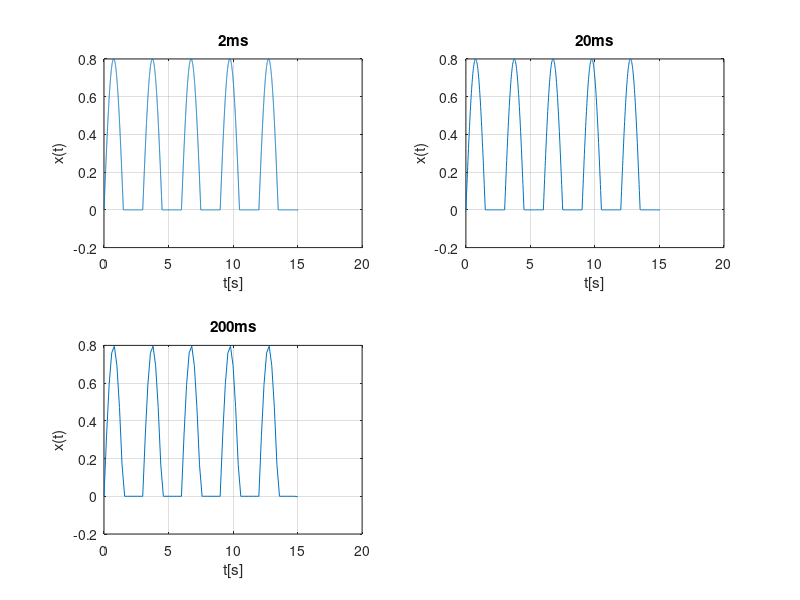

The MATLAB source for this figure:
%Tema_de_casa_EX4
%2ms
q=input('Cate perioade doriti sa fie reprezentate grafic?')%citesc de la tastatura o variabila in care sa stochez numarul de perioade pe care vrea sa le reprezint grafic
t=0:0.002:3*q;%rezolutie temporara. t este initial 0, pasul este 0.002(200ms),iar in final t va ajunge la valoarea 3(o perioada dureaza 3 s)inmultit cu numarul de perioade pe care vreau sa le reprezint
f=0.3333;%f=1/T=1/3
w=2*pi*f;%pulsatia
x=0.8*sin(w*t);%functia sinusoidala cu amplitudine 0.8
for i=1:(3*q/0.002)%parcurg elementele semnalului
    if x(i)<=0%caut elementele negative ale semnalului
        x(i)=0;%si le fac nule.Un redresor monoalternanta anuleaza valorile negative ale semnalului
    else
        x(i);%se pastreaza valorile pozitive
    end
end
subplot(221)%impart fereastra grafica in 4 miniferestre
plot(t,x),grid,xlabel('t[s]'),ylabel('x(t)'),title('2ms');

%20ms
q=input('Cate perioade doriti sa fie reprezentate grafic?')
t=0:0.02:3*q;%se schimba pasul in 0.02(20ms)
f=0.3333;
w=2*pi*f;
x=0.8*sin(w*t);
for i=1:(3*q/0.02)%schimband pasul, evident voi avea mai putine elemente de parcurs
    if x(i)<=0
        x(i)=0;
    else
        x(i);
    end
end
subplot(222)
plot(t,x),grid,xlabel('t[s]'),ylabel('x(t)'),title('20ms');

%200ms
q=input('Cate perioade doriti sa fie reprezentate grafic?')
t=0:0.2:3*q;%se schimba pasul in 0.2(200ms)
f=0.3333;
w=2*pi*f;
x=0.8*sin(w*t);
for i=1:(3*q/0.2)%schimband pasul, evident voi avea mai putine elemente de parcurs
    if x(i)<=0
        x(i)=0;
    else
        x(i);
    end
end
subplot(223);
plot(t,x),grid,xlabel('t[s]'),ylabel('x(t)'),title('200ms');
